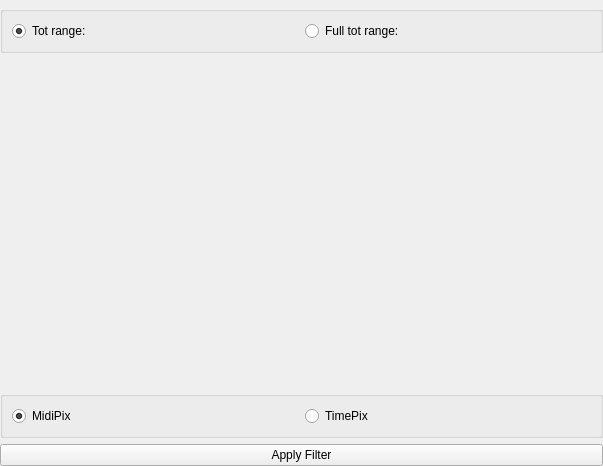
<?xml version="1.0" encoding="UTF-8"?>
<ui version="4.0">
 <class>ClogFilterPanel</class>
 <widget class="QWidget" name="ClogFilterPanel">
  <property name="geometry">
   <rect>
    <x>0</x>
    <y>0</y>
    <width>603</width>
    <height>466</height>
   </rect>
  </property>
  <property name="windowTitle">
   <string>Form</string>
  </property>
  <layout class="QVBoxLayout" name="verticalLayout">
   <property name="leftMargin">
    <number>0</number>
   </property>
   <property name="topMargin">
    <number>0</number>
   </property>
   <property name="rightMargin">
    <number>0</number>
   </property>
   <property name="bottomMargin">
    <number>0</number>
   </property>
   <item>
    <widget class="RangeWidget" name="clusterRangeGroup" native="true"/>
   </item>
   <item>
    <widget class="QGroupBox" name="pixGroup_2">
     <property name="title">
      <string/>
     </property>
     <layout class="QHBoxLayout" name="horizontalLayout_2">
      <item>
       <widget class="QRadioButton" name="totRange">
        <property name="toolTip">
         <string>MidiPix filter</string>
        </property>
        <property name="text">
         <string>Tot range:</string>
        </property>
        <property name="checked">
         <bool>true</bool>
        </property>
       </widget>
      </item>
      <item>
       <widget class="QRadioButton" name="totRangeFull">
        <property name="enabled">
         <bool>true</bool>
        </property>
        <property name="toolTip">
         <string>TImePix filter</string>
        </property>
        <property name="text">
         <string>Full tot range:</string>
        </property>
       </widget>
      </item>
     </layout>
    </widget>
   </item>
   <item>
    <widget class="QStackedWidget" name="stackedWidget">
     <property name="currentIndex">
      <number>1</number>
     </property>
     <widget class="QWidget" name="page_0">
      <layout class="QVBoxLayout" name="verticalLayout_2">
       <property name="leftMargin">
        <number>0</number>
       </property>
       <property name="topMargin">
        <number>0</number>
       </property>
       <property name="rightMargin">
        <number>0</number>
       </property>
       <property name="bottomMargin">
        <number>0</number>
       </property>
       <item>
        <widget class="RangeWidget_Extended" name="totRangeGroup" native="true"/>
       </item>
      </layout>
     </widget>
     <widget class="QWidget" name="page_1">
      <layout class="QVBoxLayout" name="verticalLayout_3">
       <property name="leftMargin">
        <number>0</number>
       </property>
       <property name="topMargin">
        <number>0</number>
       </property>
       <property name="rightMargin">
        <number>0</number>
       </property>
       <property name="bottomMargin">
        <number>0</number>
       </property>
       <item>
        <widget class="RangeWidget" name="totRangeGroupFull" native="true"/>
       </item>
      </layout>
     </widget>
    </widget>
   </item>
   <item>
    <widget class="QGroupBox" name="pixGroup">
     <property name="title">
      <string/>
     </property>
     <layout class="QHBoxLayout" name="horizontalLayout">
      <item>
       <widget class="QRadioButton" name="midiPixRadioButton">
        <property name="toolTip">
         <string>MidiPix filter</string>
        </property>
        <property name="text">
         <string>MidiPix</string>
        </property>
        <property name="checked">
         <bool>true</bool>
        </property>
       </widget>
      </item>
      <item>
       <widget class="QRadioButton" name="timePixRadioButton">
        <property name="enabled">
         <bool>true</bool>
        </property>
        <property name="toolTip">
         <string>TImePix filter</string>
        </property>
        <property name="text">
         <string>TimePix</string>
        </property>
       </widget>
      </item>
     </layout>
    </widget>
   </item>
   <item>
    <widget class="QPushButton" name="apply">
     <property name="toolTip">
      <string>Apply filter (Enter)</string>
     </property>
     <property name="text">
      <string>Apply Filter</string>
     </property>
    </widget>
   </item>
  </layout>
 </widget>
 <customwidgets>
  <customwidget>
   <class>RangeWidget</class>
   <extends>QWidget</extends>
   <header location="global">../WTF_Viewer/viewer_widget/viewer/panels/clogfilterpanel/rangewidget.h</header>
   <container>1</container>
  </customwidget>
  <customwidget>
   <class>RangeWidget_Extended</class>
   <extends>QWidget</extends>
   <header location="global">../WTF_Viewer/viewer_widget/viewer/panels/clogfilterpanel/rangewidget_extended.h</header>
   <container>1</container>
  </customwidget>
 </customwidgets>
 <tabstops>
  <tabstop>midiPixRadioButton</tabstop>
  <tabstop>timePixRadioButton</tabstop>
  <tabstop>apply</tabstop>
 </tabstops>
 <resources/>
 <connections/>
</ui>
